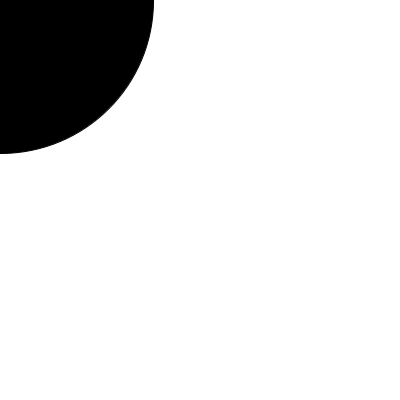
Frame 1 (no input)
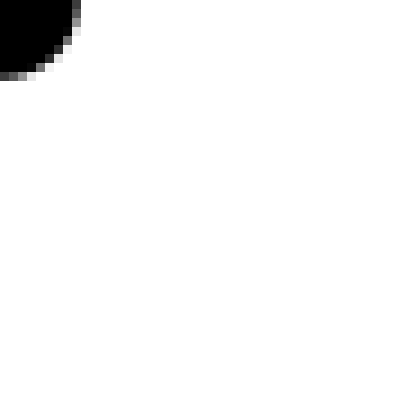
Frame 60 (the mouse pressed at the canvas centre just before this capture)
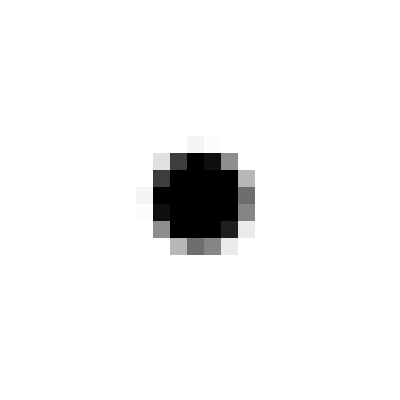
Frame 120 (the mouse held since frame 60 and released just before this capture)

The Processing sketch that drew these frames (run headless with seeded random() and noise(); from frame 60 on, the mouse is pressed at the canvas centre):

// Processing sketch: alias
// ── alias.pde
int blockSideInPixels;
int WHITE = color(255);
int BLACK = color(0);

void setup() {
  size(400, 400);
}

void draw() {
  background(255);

  drawBallBehindGlass();
  //  drawExampleText();

  alias();
}

void drawBallBehindGlass() {
  float time = millis() * 0.0002;
  float tCycle = min(time - floor(time), ceil(time)-time);
  blockSideInPixels = (int) (1 + tCycle * 40);
  if (blockSideInPixels < 1) {
    blockSideInPixels = 1;
  }

  fill(0);
  float sizeScalar = 1/(tCycle + 0.5);
  sizeScalar *= sizeScalar  * 0.2;
  ellipse(mouseX, mouseY, width * sizeScalar, height * sizeScalar);
}

void drawExampleEllipse() {
  strokeWeight(width/5);
  ellipse(mouseX, mouseY, width * 0.5, height * 0.5);
}
void drawExampleText() {
  float txtSize = 24;
  textSize(txtSize);
  String message = "FlexTech";
  txtSize *= width / textWidth(message) * 0.9;
  textSize(txtSize);
  fill(0);
  text(message, (width - textWidth(message)) / 2, (height + txtSize)/2);
}

void alias() {
  loadPixels();
  for (int y0 = 0; y0 + blockSideInPixels < height; y0 += blockSideInPixels) {
    for (int x0 = 0; x0 + blockSideInPixels< width; x0 += blockSideInPixels) {
      int gray = blockGrayLevel(x0, y0);
      setBlockColor(x0, y0, color(gray));
    }
  }
  updatePixels();
}

int  blockGrayLevel(int x0, int y0) {
  float graySum = 0;
  int pixelCount = 0;
  for (int y = y0; y < min (y0 + blockSideInPixels, height); ++y) {
    for (int x = x0; x < min (x0 + blockSideInPixels, width); ++x) {
      int pixelColor = pixels[x+y*width];
      graySum += (red(pixelColor)+green(pixelColor)+blue(pixelColor)) / 3;
      ++pixelCount;
    }
  }
  return (int) (graySum/pixelCount);
}

void  setBlockColor(int x0, int y0, color clr) {
  for (int y = y0; y < min (y0 + blockSideInPixels, height); ++y) {
    for (int x = x0; x < min (x0 + blockSideInPixels, width); ++x) {
      pixels[x+y*width] = clr;
    }
  }
}
